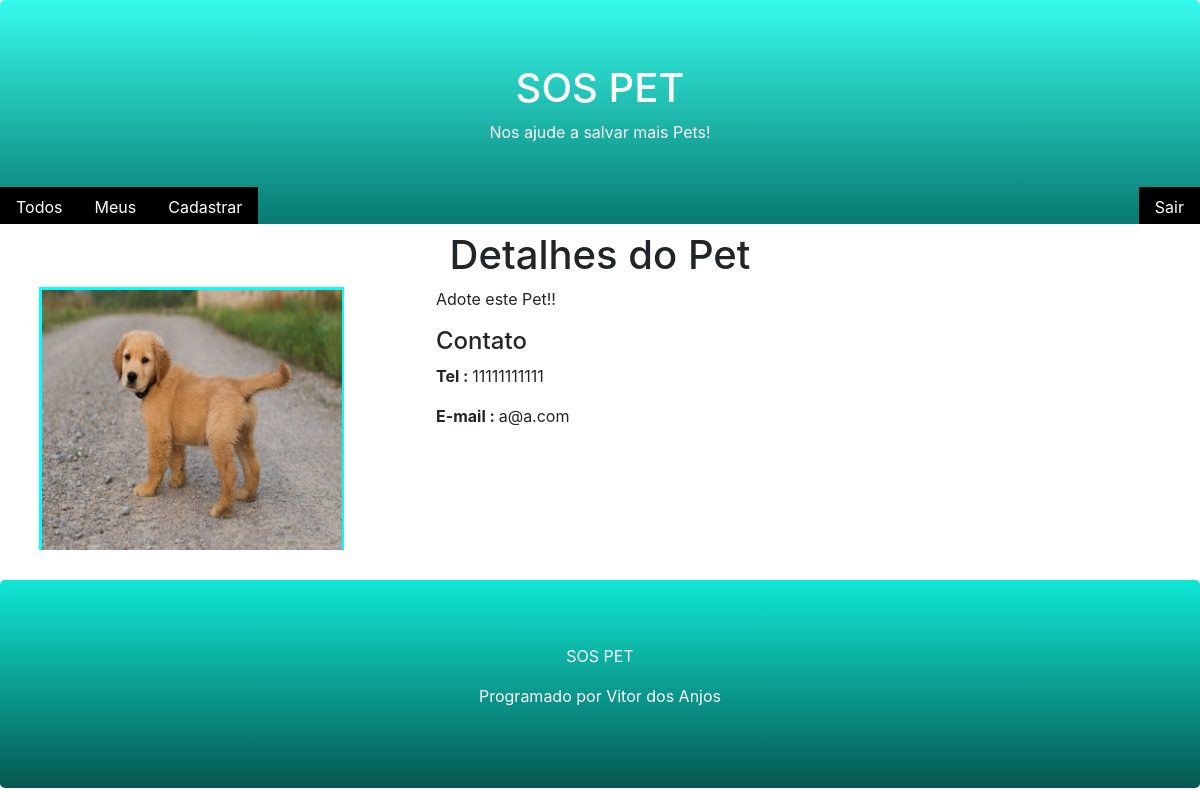
The app's page /pet/detall/3/, older data.
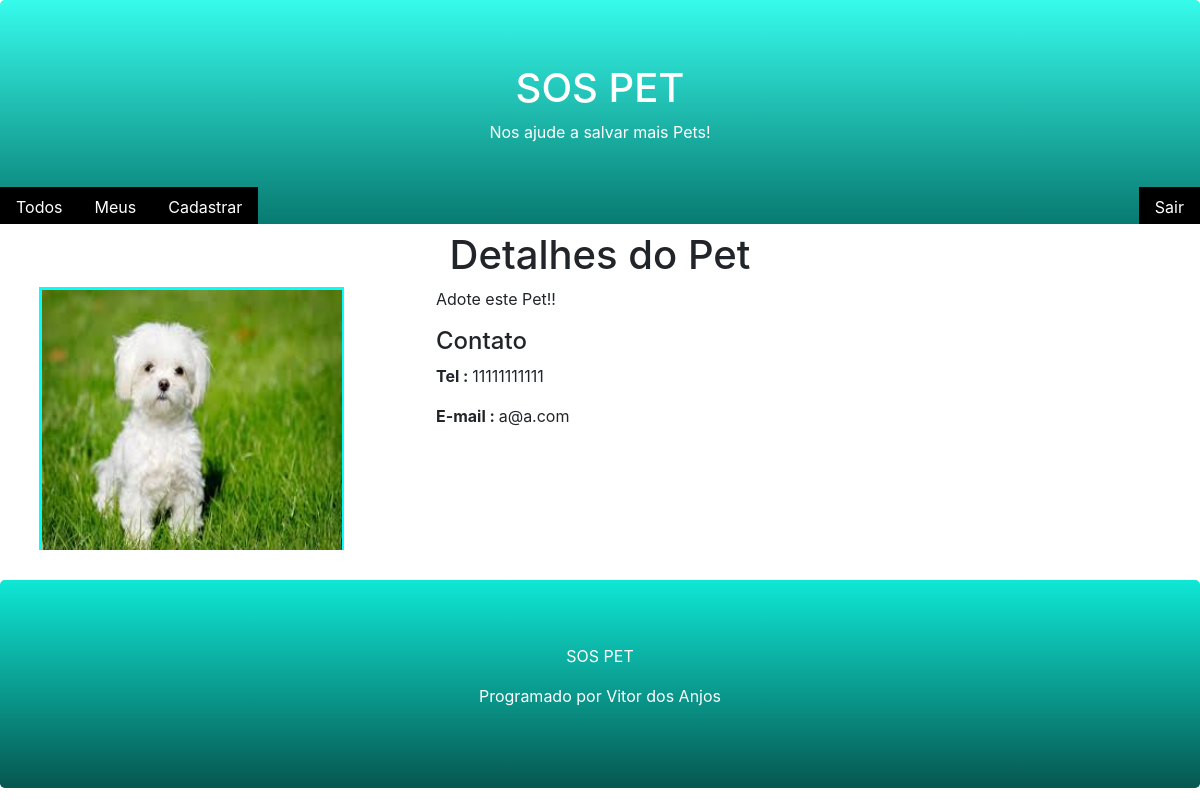
The same page, newer data.
### core/models.py (models this page shows, shortened)
class Pet(models.Model):
    city= models.CharField(max_length=100)
    description= models.TextField()
    phone= models.CharField(max_length=11)
    email= models.EmailField()
    begin_date= models.DateTimeField(auto_now_add= True)
    photo= models.ImageField(upload_to='pet')
    active= models.BooleanField(default= True)
    user= models.ForeignKey(User, on_delete= models.CASCADE)
    class Meta:
        db_table = 'pet'

### core/views.py (the view)
# urls.py: path('pet/detall/<id>/', views.pet_detall),
def pet_detall(request,id):
    pet= Pet.objects.get(active=True, id=id)
    return render(request, 'pet.html', {'pet':pet} )

### templates/pet.html (shortened to what this page needs)
{% extends "model-page.html" %}
{% block content %}
    <h1 class="text-center">Detalhes do Pet</h1>
    <div class="">
        <div class="row ml-4">
            <div class="col-sm-4">
                <div style="border-color: aqua; border-style: solid; width: 305px; height: 263px; margin-bottom: 30px;">
                    <img src="{{pet.photo.url}}" width="300" height="260">
                </div>
            </div>
            <div class="col-sm-8">
                <p>{{pet.description}}</p>
                <h4>Contato</h4>
                <p><b>Tel : </b>{{pet.phone}}</p>
                <p><b>E-mail : </b>{{pet.email}}</p>
            </div>
    </div>
{% endblock %}

Row changes from the older to the newer data that the page shows:
changed Pet "Adote este Pet!!": photo: a different picture
